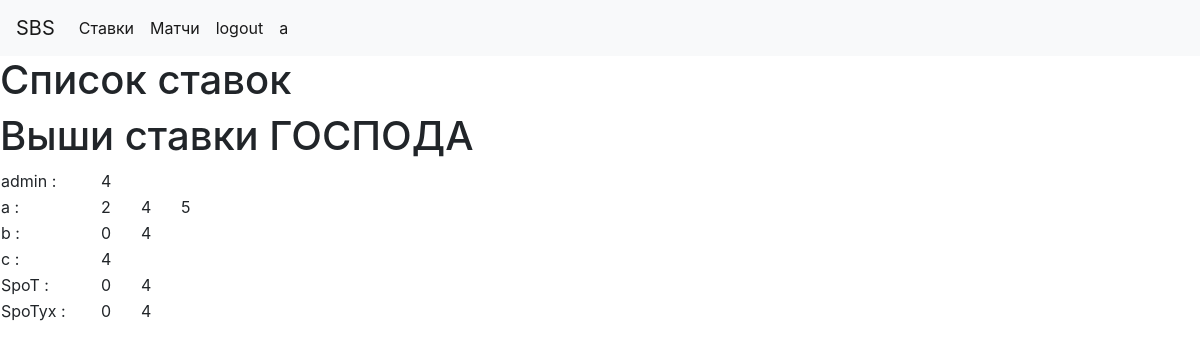
Page /bets (signed in) on the committed database.
### app/models.py (models this page shows, shortened)
class User(UserMixin, db.Model):
    id = db.Column(db.Integer, primary_key=True)
    username = db.Column(db.String(64), index=True, unique=True)
    email = db.Column(db.String(120), index=True, unique=True)
    password_hash = db.Column(db.String(128))
    pred = db.relationship('Bets', backref='author', lazy='dynamic')
    avatar = db.Column(db.String(128))
    about_me = db.Column(db.String(140))
    fio = db.Column(db.String(140))

### app/routes.py (the view)
@app.route('/bets')
@login_required
def bets():
    user_list = User.query.all()
    match_list = Match.query.all()
    bets_dict = {}
    res_dict = {}
    count = 0
    for user in user_list:
        user_id = user.id
        user_bets = Bets.query.filter_by(user_id=user_id).all()
        for bet in user_bets:
            match = Match.query.filter_by(id=bet.match_id).first_or_404()
            if match.completed:
                res_dict[bet.res_scor] = str(match.team1) + "-" + str(match.team2) + " ставка: " \
                                     + str(bet.t1_pre) + "-" + str(bet.t2_pre) + " результат: " \
                                     + str(match.t1_res) + "-" + str(match.t2_res)
        bets_dict[user.username] = res_dict
        res_dict = {}
    return render_template( 'bets.html' ,bets_dict= bets_dict )

### app/models.py (called while the page is built)
@login.user_loader
def load_user(id):
    return User.query.get(int(id))

### app/templates/bets.html (shortened to what this page needs)
{% extends  'base.html' %}
{% block content_title %}
    Список ставок
{% endblock %}
{% block content%}
<h1> Выши ставки ГОСПОДА</h1>
{% for user, bets in bets_dict.items() %}
<table>
<tbody>
<tr>
<td style="width: 100px;">{{user}} :</td>
    {% for bet, info in bets.items() %}
    <td style="width: 40px;" title="{{info}}">  {{bet}}  </td>
    {% endfor %}
</tr>
</tbody>
</table>
{% endfor %}
{% endblock %}

### app/templates/base.html (shortened to what this page needs)
<!DOCTYPE html>
<html lang="en">
<head>
    <link rel="stylesheet" href="https://stackpath.bootstrapcdn.com/bootstrap/4.4.1/css/bootstrap.min.css">
</head>
<body>
<nav class="navbar navbar-expand-lg navbar-light bg-light">
    <a class="navbar-brand" href="{{ url_for('index') }}">SBS</a>
    <div class="collapse navbar-collapse" id="navbarNavAltMarkup">
        <div class="navbar-nav">
            <a class="nav-item nav-link active" href="{{ url_for('bets') }}">Ставки <span class="sr-only">(current)</span></a>
             <a class="nav-item nav-link active" href="{{ url_for('matchs') }}">Матчи <span class="sr-only">(current)</span></a>
        {% if current_user.is_anonymous %}
            <a class="nav-item nav-link active" href="{{ url_for('login') }}">login <span class="sr-only">(current)</span></a>
            <a class="nav-item nav-link active" href="{{ url_for('register') }}">Регистрация <span class="sr-only">(current)</span></a>
        {% else %}
            <a class="nav-item nav-link active" href="{{ url_for('logout') }}">logout <span class="sr-only">(current)</span></a>
        {% endif %}
        <a class="nav-item nav-link active" href="{{ url_for('user', username=current_user.username) }}" >{{ current_user.username }}</a>
    </div>
    </div>
</nav>
<h1>
    {% block content_title %}
    {% endblock %}
</h1>
    {% block content%}
    {% endblock %}
</body>
</html>

### rows in the picture
User: username "a"
User: username "admin", bets "4"
User: username "SpoT", bets "0" "4"
User: username "SpoTyx", bets "0" "4"

### other values in the picture
{{ user }} "a" "b" "c"
{{ bet }} "2" "4" "5" "0" "4" "4"
